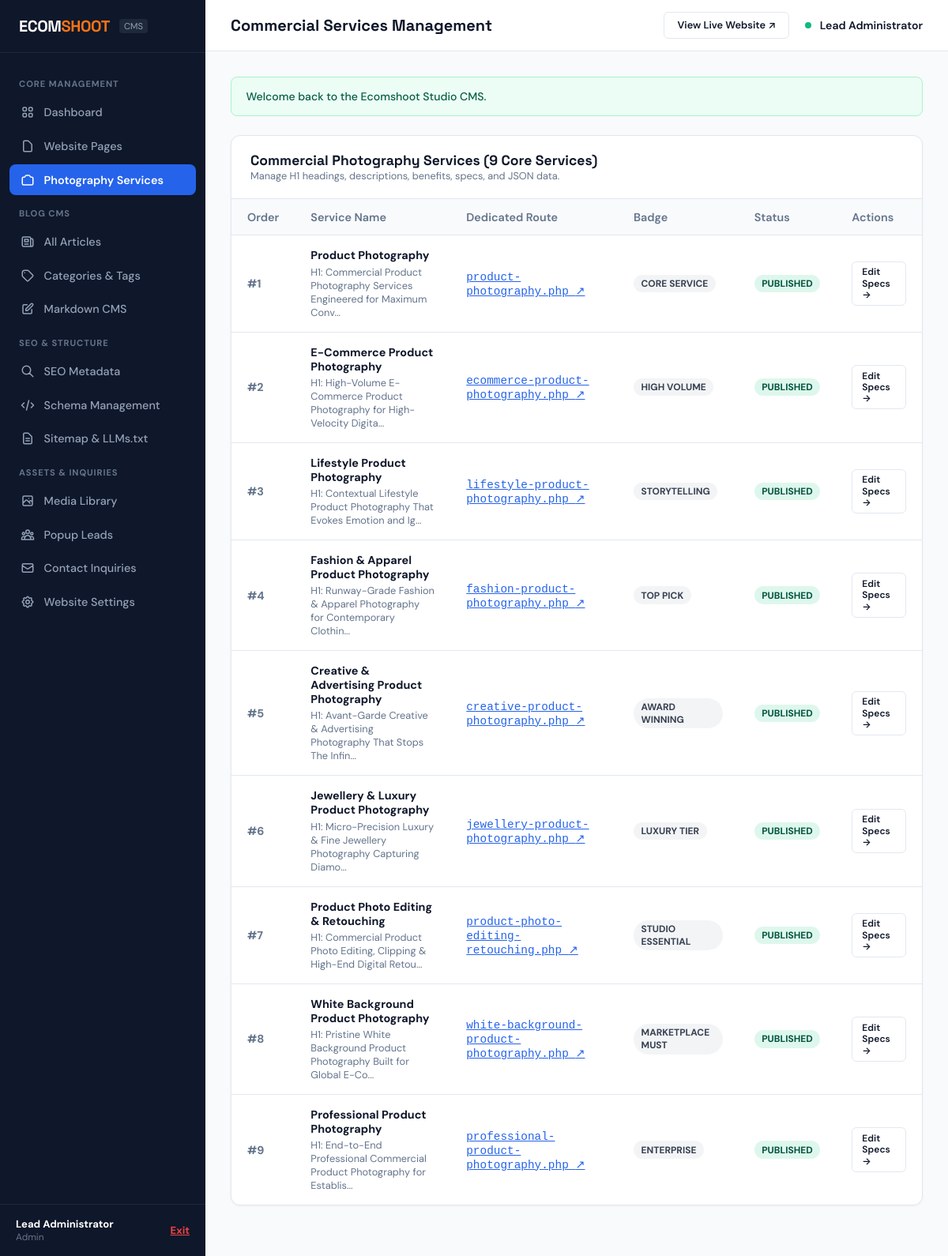
Before: /admin/services (signed in) with the older database file.
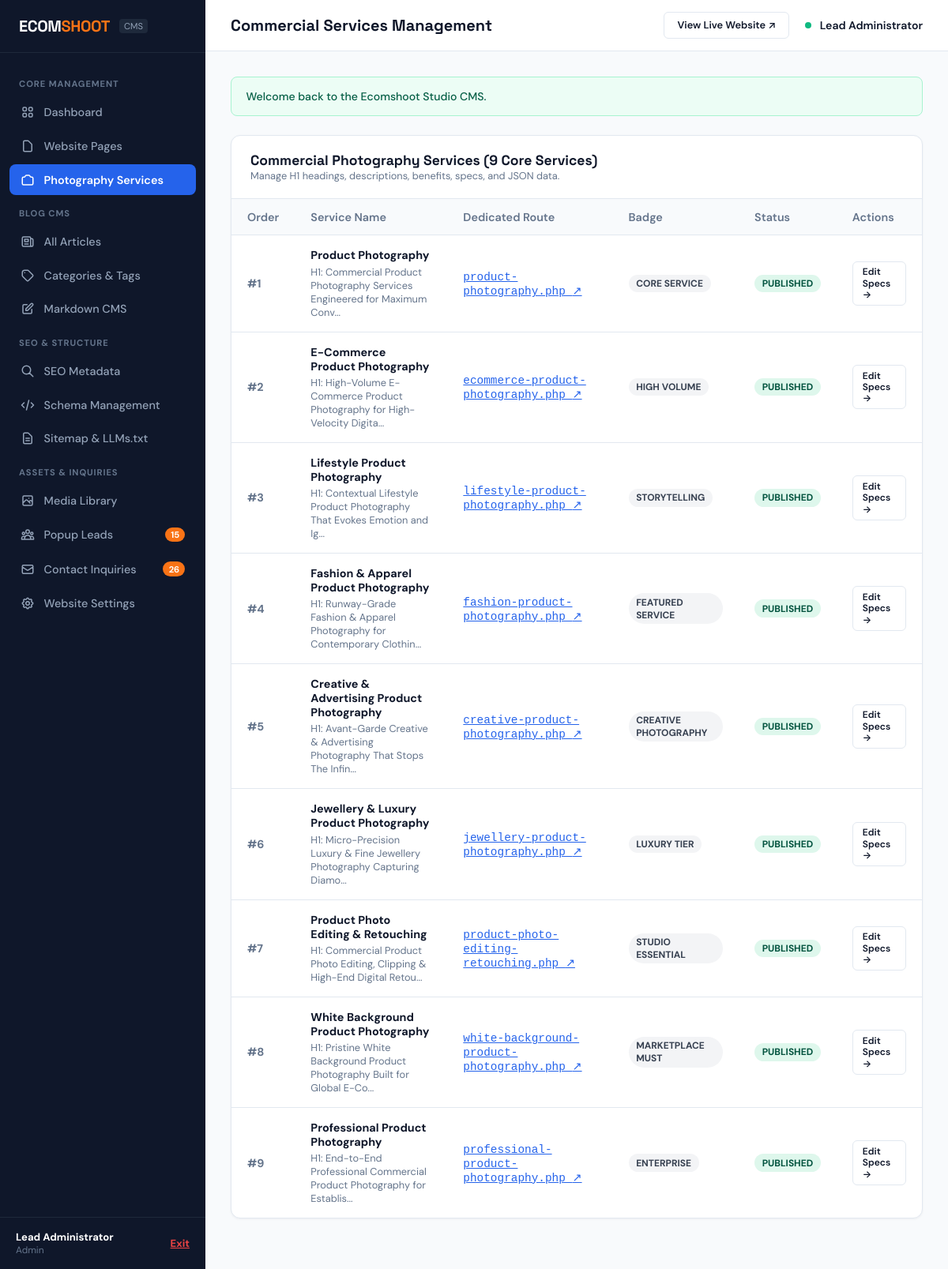
After: the same page with the newer database file.
### tables this page shows
CREATE TABLE `services` (
  `id` int(11) NOT NULL AUTO_INCREMENT,
  `title` varchar(200) NOT NULL,
  `slug` varchar(100) NOT NULL,
  `file_name` varchar(100) NOT NULL,
  `h1_heading` varchar(255) NOT NULL,
  `short_description` text NOT NULL,
  `introduction` longtext NOT NULL,
  `benefits_json` longtext DEFAULT NULL,
  `features_json` longtext DEFAULT NULL,
  `industries_json` longtext DEFAULT NULL,
  `process_json` longtext DEFAULT NULL,
  `faqs_json` longtext DEFAULT NULL,
  `related_slugs` varchar(255) DEFAULT NULL,
  `featured_image` varchar(255) DEFAULT NULL,
  `badge` varchar(50) DEFAULT 'Popular',
  `display_order` int(11) DEFAULT 0,
  `status` enum('published','draft') DEFAULT 'published',
  `created_at` timestamp NULL DEFAULT current_timestamp(),
  `updated_at` timestamp NULL DEFAULT current_timestamp() ON UPDATE current_timestamp(),
  PRIMARY KEY (`id`),
  UNIQUE KEY `slug` (`slug`)
);

### config/config.php (called while the page is built, shortened)
<?php
function e(?string $string): string {
    return htmlspecialchars($string ?? '', ENT_QUOTES, 'UTF-8');
}
function asset_url(string $path): string {
    $cleanPath = ltrim($path, '/');
    return BASE_URL . '/' . $cleanPath;
}
function url(string $path = ''): string {
    $cleanPath = ltrim($path, '/');
    $cleanPath = preg_replace('/\.php$/i', '', $cleanPath);
    return BASE_URL . ($cleanPath ? '/' . $cleanPath : '');
}

### admin/services.php (the view, shortened to what the changed rows need)
<?php
$activeNav = 'services';
require_once __DIR__ . '/../config/config.php';
require_once __DIR__ . '/includes/header.php';
$db = Database::getInstance()->getConnection();
$services = $db->query("SELECT * FROM services ORDER BY display_order ASC")->fetchAll(PDO::FETCH_ASSOC);
?>
<div class="admin-card">
  <div class="admin-card-body" style="padding: 0;">
    <table class="admin-table">
      <thead>
        <tr>
          <th>Order</th>
          <th>Service Name</th>
          <th>Dedicated Route</th>
          <th>Badge</th>
          <th>Status</th>
          <th>Actions</th>
        </tr>
      </thead>
      <tbody>
        <?php foreach ($services as $s): ?>
          <tr>
            <td style="font-weight: 700; color: var(--admin-text-muted); width: 60px;">#<?= e($s['display_order']) ?></td>
            <td style="font-weight: 700;">
              <?= e($s['title']) ?>
              <div style="font-size: 0.8rem; color: var(--admin-text-muted); font-weight: normal; margin-top: 0.2rem;">
                H1: <?= e(mb_strimwidth($s['h1_heading'], 0, 70, '...')) ?>
              </div>
            </td>
            <td>
              <a href="<?= url($s['file_name']) ?>" target="_blank" style="color: var(--admin-primary); font-family: monospace;">
                <?= e($s['file_name']) ?> &nearr;
              </a>
            </td>
            <td><span class="status-pill status-draft"><?= e($s['badge']) ?></span></td>
            <td><span class="status-pill status-<?= ($s['status'] === 'published') ? 'published' : 'draft' ?>"><?= ucfirst(e($s['status'])) ?></span></td>
            <td>
              <a href="<?= url('admin/service-edit.php?id=' . $s['id']) ?>" class="btn-admin btn-admin-outline" style="font-size: 0.75rem; padding: 0.35rem 0.75rem;">
                Edit Specs &rarr;
              </a>
            </td>
          </tr>
        <?php endforeach; ?>
      </tbody>
    </table>
  </div>
</div>
<?php require_once __DIR__ . '/includes/footer.php'; ?>

### admin/includes/header.php (shortened to what the changed rows need)
<?php
$activeNav = $activeNav ?? 'dashboard';
try {
    $db = Database::getInstance()->getConnection();
    $unreadCount = (int) $db->query("SELECT count(*) FROM contact_submissions WHERE is_read = 0")->fetchColumn();
    $newLeadsCount = (int) $db->query("SELECT count(*) FROM leads WHERE status = 'new'")->fetchColumn();
} catch (Exception $e) {
    $unreadCount = 0;
    $newLeadsCount = 0;
}
?>
<!DOCTYPE html>
<html lang="en">
<head>
  <link rel="stylesheet" href="<?= asset_url('assets/css/admin.css') ?>">
</head>
<body class="admin-body">
  <aside class="admin-sidebar">
    <nav class="admin-sidebar-nav">
      <a href="<?= url('admin/leads.php') ?>" class="admin-nav-link <?= ($activeNav === 'leads') ? 'active' : '' ?>">
        Popup Leads
        <?php if ($newLeadsCount > 0): ?>
          <span class="admin-badge" style="background: var(--admin-coral);"><?= $newLeadsCount ?></span>
        <?php endif; ?>
      </a>
      <a href="<?= url('admin/contacts.php') ?>" class="admin-nav-link <?= ($activeNav === 'contacts') ? 'active' : '' ?>">
        <svg class="admin-nav-icon" fill="none" stroke="currentColor" viewBox="0 0 24 24"><path stroke-linecap="round" stroke-linejoin="round" stroke-width="2" d="M3 8l7.89 5.26a2 2 0 002.22 0L21 8M5 19h14a2 2 0 002-2V7a2 2 0 00-2-2H5a2 2 0 00-2 2v10a2 2 0 002 2z"></path></svg>
        Contact Inquiries
        <?php if ($unreadCount > 0): ?>
          <span class="admin-badge"><?= $unreadCount ?></span>
        <?php endif; ?>
      </a>
    </nav>
  </aside>
  <div class="admin-main">
    <main class="admin-content">

Changed rows visible on the page:
changed services "Fashion & Apparel Product Photography": badge "TOP PICK" → "FEATURED SERVICE"
changed services "Creative & Advertising Product Photography": badge "AWARD WINNING" → "CREATIVE PHOTOGRAPHY"
Other visible differences:
$newLeadsCount: (not shown) → "15"
$unreadCount: (not shown) → "26"
